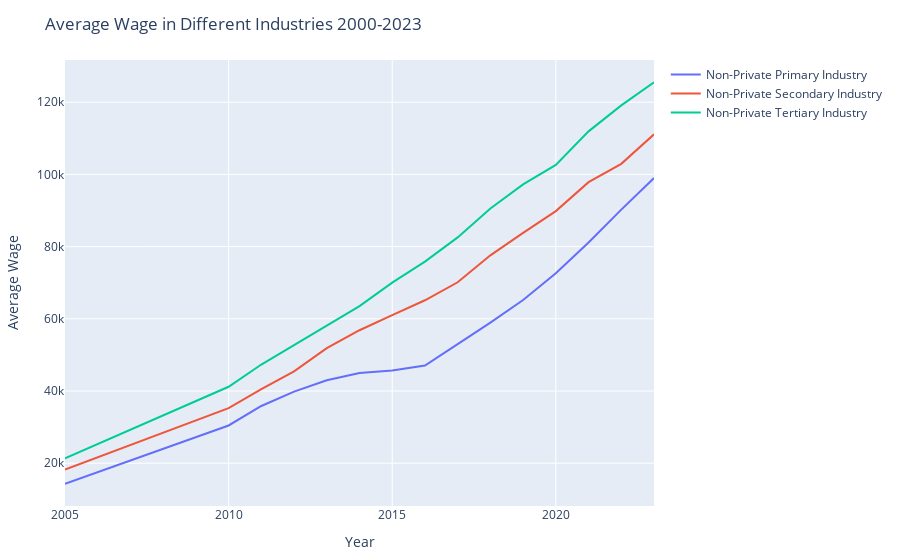

Write notebook code for a chart like this one.
### Code cell
#Evolution of Average Wage in Different Sectors
pi_wage_line = PlotlyJS.scatter(
    x = df_4_12_year."Year",
    y = df_4_12_year."Primary Industry",
    mode = "lines",
    name = "Non-Private Primary Industry",
    yaxis = "y"   # primary y-axis
)
si_wage_line = PlotlyJS.scatter(
    x = df_4_12_year."Year",
    y = df_4_12_year."Secondary Industry",
    mode = "lines",
    name = "Non-Private Secondary Industry",
    yaxis = "y"   # primary y-axis
)
ti_wage_line = PlotlyJS.scatter(
    x = df_4_12_year."Year",
    y = df_4_12_year."Tertiary Industry",
    mode = "lines",
    name = "Non-Private Tertiary Industry",
    yaxis = "y"   # primary y-axis
)
layout8 = PlotlyJS.Layout(
    title = "Average Wage in Different Industries 2000-2023",
    xaxis = PlotlyJS.attr(title = "Year"),
    yaxis = PlotlyJS.attr(title = "Average Wage"),
)
display(PlotlyJS.plot([pi_wage_line, si_wage_line, ti_wage_line], layout8))

### Figure 1 — Plotly figure (JSON) as saved in the notebook; plotly's stock layout.template omitted (floating-point values rounded to 4 significant figures)
{"data": [{"mode": "lines", "name": "Non-Private Primary Industry", "type": "scatter", "x": [2005, 2010, 2011, 2012, 2013, 2014, 2015, 2016, 2017, 2018, 2019, 2020, 2021, 2022, 2023], "y": [14328, 30460.0, 35850.0, 39820.0, 42979, 45020.0, 45680.0, 47078, 53002, 58950.0, 65204, 72607, 81143, 90249, 98990.0], "yaxis": "y"}, {"mode": "lines", "name": "Non-Private Secondary Industry", "type": "scatter", "x": [2005, 2010, 2011, 2012, 2013, 2014, 2015, 2016, 2017, 2018, 2019, 2020, 2021, 2022, 2023], "y": [18270.0, 35250.0, 40497, 45445, 51860.0, 56840.0, 61032, 65140.0, 70120.0, 77580.0, 83820, 89830.0, 97851, 102929, 111110], "yaxis": "y"}, {"mode": "lines", "name": "Non-Private Tertiary Industry", "type": "scatter", "x": [2005, 2010, 2011, 2012, 2013, 2014, 2015, 2016, 2017, 2018, 2019, 2020, 2021, 2022, 2023], "y": [21340.0, 41180.0, 47330.0, 52700.0, 58300.0, 63500.0, 70040.0, 75830.0, 82550.0, 90548, 97220.0, 102600.0, 111900.0, 119100.0, 125500.0], "yaxis": "y"}], "layout": {"margin": {"b": 50, "l": 50, "r": 50, "t": 60}, "title": "Average Wage in Different Industries 2000-2023", "xaxis": {"title": "Year"}, "yaxis": {"title": "Average Wage"}}}
